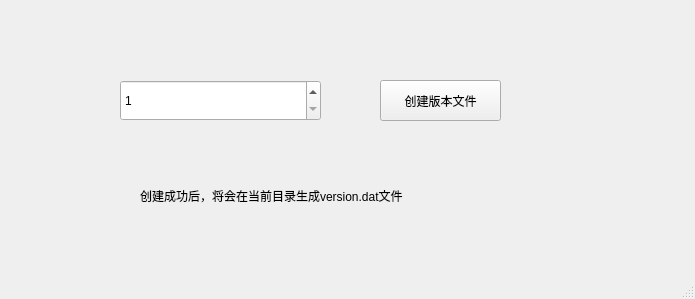
<?xml version="1.0" encoding="UTF-8"?>
<ui version="4.0">
 <class>MainWindow</class>
 <widget class="QMainWindow" name="MainWindow">
  <property name="geometry">
   <rect>
    <x>0</x>
    <y>0</y>
    <width>695</width>
    <height>299</height>
   </rect>
  </property>
  <property name="windowTitle">
   <string>版本号文件生成工具</string>
  </property>
  <widget class="QWidget" name="centralwidget">
   <widget class="QPushButton" name="pushButton">
    <property name="geometry">
     <rect>
      <x>380</x>
      <y>80</y>
      <width>121</width>
      <height>41</height>
     </rect>
    </property>
    <property name="text">
     <string>创建版本文件</string>
    </property>
   </widget>
   <widget class="QSpinBox" name="versionValueBtn">
    <property name="geometry">
     <rect>
      <x>120</x>
      <y>80</y>
      <width>201</width>
      <height>41</height>
     </rect>
    </property>
    <property name="minimum">
     <number>1</number>
    </property>
    <property name="maximum">
     <number>100000000</number>
    </property>
   </widget>
   <widget class="QLabel" name="label">
    <property name="geometry">
     <rect>
      <x>140</x>
      <y>180</y>
      <width>361</width>
      <height>31</height>
     </rect>
    </property>
    <property name="text">
     <string>创建成功后，将会在当前目录生成version.dat文件</string>
    </property>
   </widget>
  </widget>
  <widget class="QMenuBar" name="menubar">
   <property name="geometry">
    <rect>
     <x>0</x>
     <y>0</y>
     <width>695</width>
     <height>22</height>
    </rect>
   </property>
  </widget>
  <widget class="QStatusBar" name="statusbar"/>
 </widget>
 <resources/>
 <connections/>
</ui>
